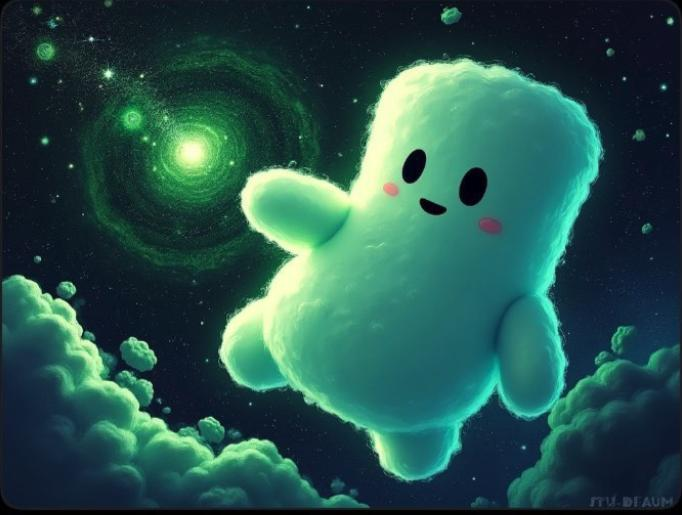
#> input picture sort_images_by_row/blob.jpg, 682 x 515 px
$ python sort_image_by_row.py
#> lines starting #> are read from the running program, lines starting #| are printed output that depends on the picture
#!/usr/bin/env python3
import sys
import time

import matplotlib.pyplot as plt
import numpy as np
from PIL import Image

image = Image.open("./blob.jpg")
#> image is the input picture: PIL image 682x515 RGB; mean R, G, B 39.2, 83.2, 77
image_arr = np.array(image)
st = time.time()
for i in range(image_arr.shape[0]):
  means = np.mean(image_arr[i], axis=1)
  sorted_indices = np.argsort(means)
  image_arr[i] = image_arr[i][sorted_indices]
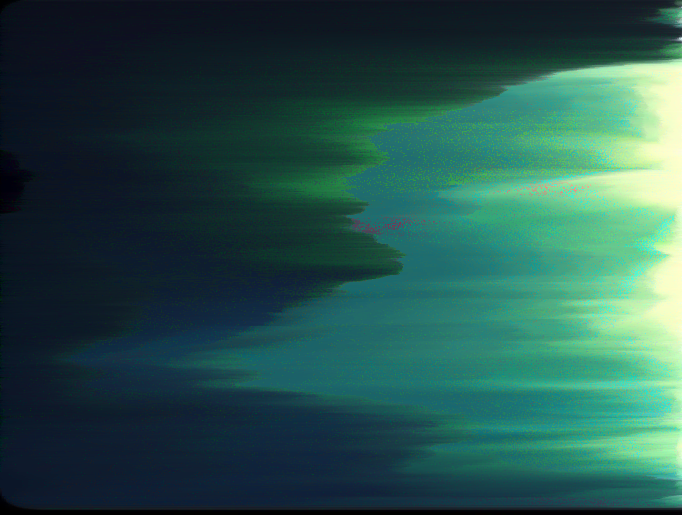
#> image_arr: shape (515, 682, 3); mean R, G, B 39.2, 83.2, 77
print(f"Image sorted in {time.time() - st} seconds")
plt.imshow(image_arr)
plt.show()
